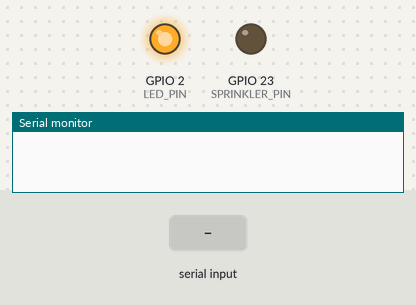
Simulated run of this sketch. Board: ESP32. On the bench: output pins drawn as LEDs (lit = HIGH), the last lines printed to the serial monitor. Inputs (shaded band) come from the test bench.

Above: at 0.1 s.
At 2.2 s:
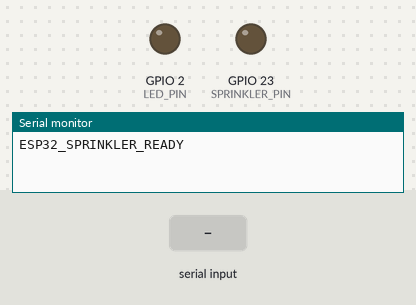
2.3 s: "SPRAY:90\n" received over Serial
At 2.31 s:
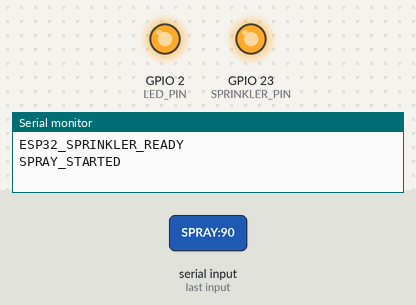
3.8 s: "PING\n" received over Serial
5.3 s: "HEARTBEAT\n" received over Serial
Timing chart, 0 to 8.3 s (numbered marks = the images above; inputs shaded):
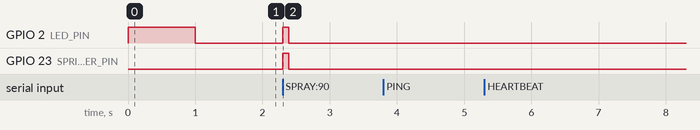

The sketch:

spray_controller.ino
```cpp
/**
 * ESP32 Sprinkler Controller for Agricultural Disease Detection
 *
 * Simple controller that receives commands from Raspberry Pi via serial
 * and activates the sprinkler via GPIO.
 *
 * Commands:
 *   PING          - Test connection (responds: PONG)
 *   SPRAY:<ms>    - Activate sprinkler for <ms> milliseconds
 *   STOP          - Emergency stop
 *   HEARTBEAT     - Keep-alive check
 *   STATUS        - Get current state
 *
 * Wiring:
 *   GPIO 23 -> Sprinkler control (pump/valve)
 *   GPIO 2  -> Built-in LED (status)
 *
 * Author: Agricultural Robotics Team
 */

#define SPRINKLER_PIN   23
#define LED_PIN         2
#define MAX_SPRAY_MS    10000
#define SERIAL_BAUD     115200

enum State { IDLE, SPRAYING, STOPPED };

State currentState = IDLE;
unsigned long sprayStart = 0;
unsigned long sprayDuration = 0;
String inputBuffer = "";

void setup() {
    Serial.begin(SERIAL_BAUD);
    pinMode(SPRINKLER_PIN, OUTPUT);
    pinMode(LED_PIN, OUTPUT);

    digitalWrite(SPRINKLER_PIN, LOW);
    digitalWrite(LED_PIN, HIGH);

    delay(1000);
    Serial.println("ESP32_SPRINKLER_READY");
}

void loop() {
    // Check spray completion
    if (currentState == SPRAYING) {
        if (millis() - sprayStart >= sprayDuration) {
            stopSpray();
            Serial.println("SPRAY_COMPLETE");
        }
    }

    // Read serial commands
    while (Serial.available()) {
        char c = Serial.read();
        if (c == '\n' || c == '\r') {
            if (inputBuffer.length() > 0) {
                processCommand(inputBuffer);
                inputBuffer = "";
            }
        } else {
            inputBuffer += c;
            if (inputBuffer.length() > 64) inputBuffer = "";
        }
    }

    // LED status
    digitalWrite(LED_PIN, currentState == SPRAYING ? HIGH : LOW);
    delay(1);
}

void processCommand(String cmd) {
    cmd.trim();
    cmd.toUpperCase();

    if (currentState == STOPPED && cmd != "RESUME") {
        Serial.println("ERROR:STOPPED");
        return;
    }

    if (cmd == "PING") {
        Serial.println("PONG");
    }
    else if (cmd == "HEARTBEAT") {
        Serial.println("HEARTBEAT_OK");
    }
    else if (cmd == "STATUS") {
        if (currentState == IDLE) Serial.println("STATUS:IDLE");
        else if (currentState == SPRAYING) Serial.println("STATUS:SPRAYING");
        else Serial.println("STATUS:STOPPED");
    }
    else if (cmd == "STOP") {
        stopSpray();
        currentState = STOPPED;
        Serial.println("STOPPED");
    }
    else if (cmd == "RESUME") {
        currentState = IDLE;
        Serial.println("RESUMED");
    }
    else if (cmd.startsWith("SPRAY:")) {
        int duration = cmd.substring(6).toInt();
        if (duration > 0 && duration <= MAX_SPRAY_MS) {
            startSpray(duration);
        } else {
            Serial.println("ERROR:INVALID_DURATION");
        }
    }
    else {
        Serial.println("ERROR:UNKNOWN");
    }
}

void startSpray(int duration) {
    if (currentState == SPRAYING) {
        Serial.println("ERROR:BUSY");
        return;
    }
    currentState = SPRAYING;
    sprayDuration = duration;
    sprayStart = millis();
    digitalWrite(SPRINKLER_PIN, HIGH);
    Serial.println("SPRAY_STARTED");
}

void stopSpray() {
    digitalWrite(SPRINKLER_PIN, LOW);
    if (currentState == SPRAYING) currentState = IDLE;
}
```

Measured:
- after the input at 2.3 s, GPIO 2 (LED_PIN), GPIO 23 (SPRINKLER_PIN): LOW → HIGH at once, → LOW 0.09 s later
